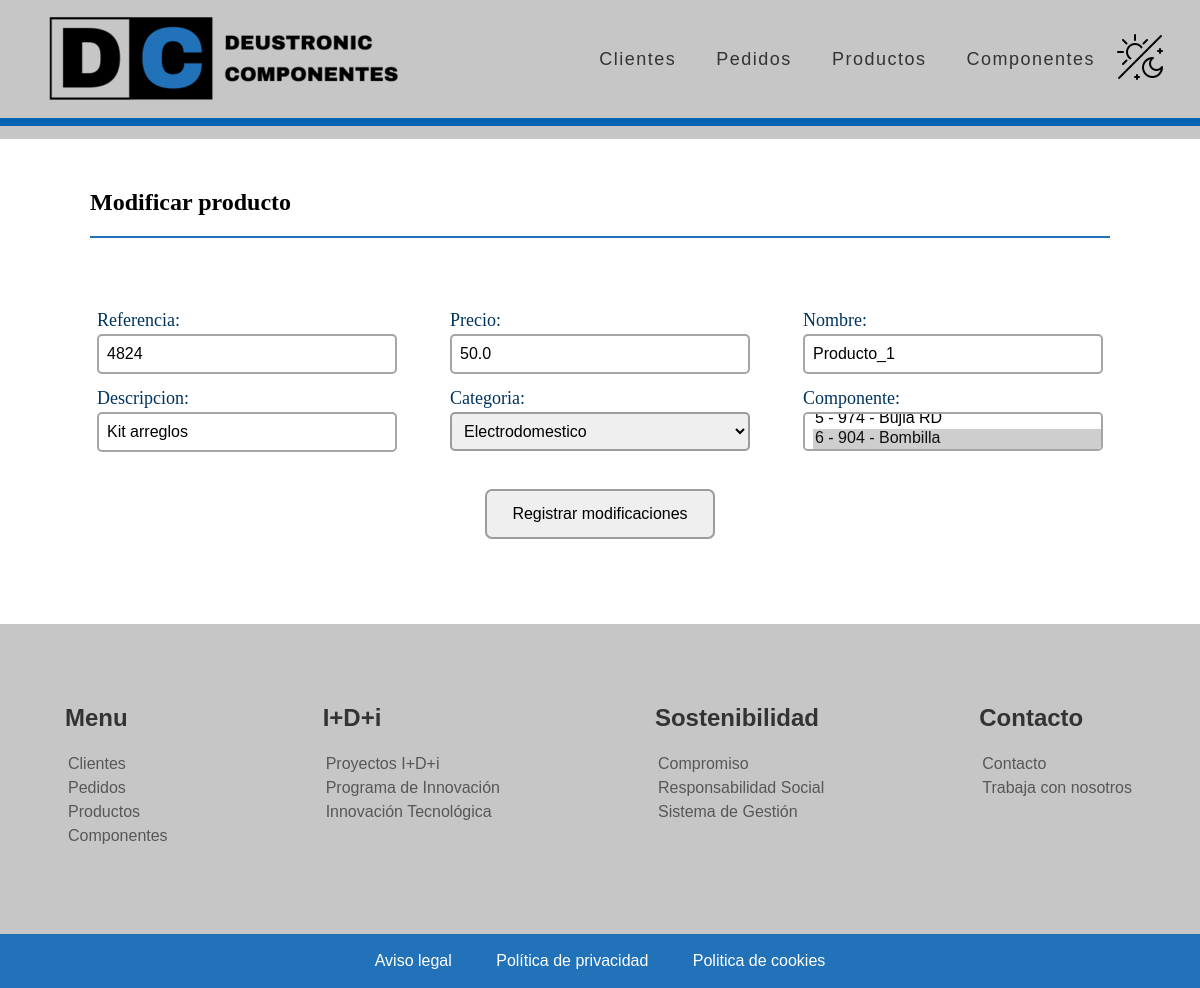
Before: /appGestionPedidos/modificar-producto/2/ with the older database file.
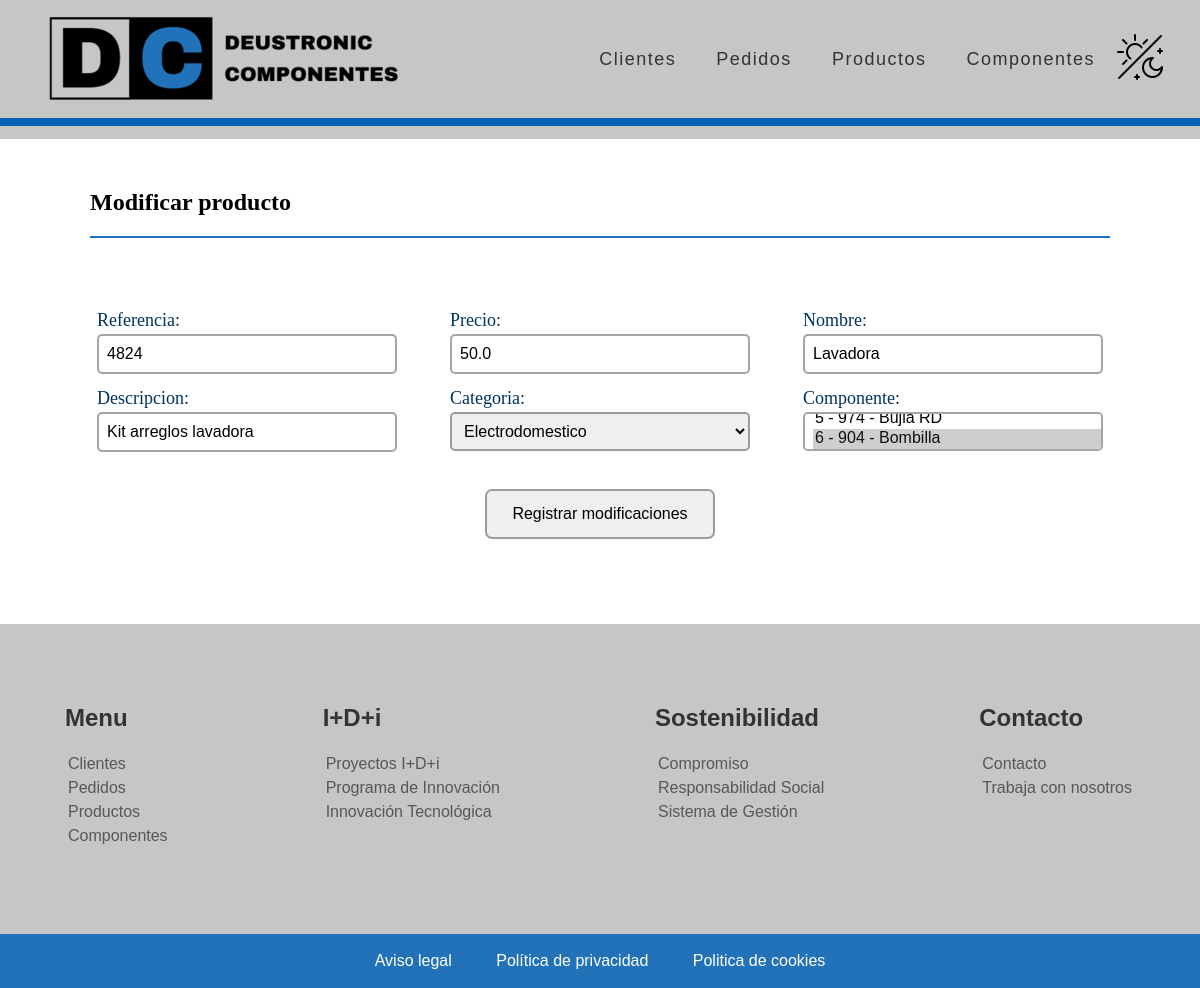
After: the same page with the newer database file.
### appGestionPedidos/models.py (models this page shows, shortened)
class Producto(models.Model):
    referencia = models.IntegerField(unique=True)
    precio = models.FloatField(validators=[MinValueValidator(0.01)])
    nombre = models.CharField(max_length=16)
    descripcion = models.CharField(max_length=60)
    categoria = models.ForeignKey(Categoria, on_delete=models.CASCADE)
    componente = models.ManyToManyField(Componente)

### appGestionPedidos/views.py (the view)
# urls.py: path('modificar-producto/<id>/', producto_modify, name='producto_modify'),
def producto_modify(request, id):
    producto = get_object_or_404(Producto, id=id)
    data = {
            'formulario': ProductoForm(instance=producto)
        }
    if request.method == 'POST':
        formulario = ProductoForm(data=request.POST, instance=producto, files=request.FILES)
        if formulario.is_valid():
            formulario.save()
            return redirect("producto")
        data["formulario"] = formulario
    return render(request, 'appGestionPedidos/producto_modify.html', data)

### appGestionPedidos/forms.py
class ProductoForm(forms.ModelForm):
    class Meta:
        model = Producto
        fields = '__all__'
        widgets = {
            'referencia': forms.TextInput(attrs={'placeholder': 'Ej.: 471793'}),
            'precio': forms.TextInput(attrs={'placeholder': 'Ej.: 549.99'}),
            'nombre': forms.TextInput(attrs={'placeholder': 'Ej.: Travel Mate'}),
            'descripcion': forms.TextInput(attrs={'placeholder': 'Ej.: Ordenador portatil 14" '}),
        }

### appGestionPedidos/models.py (called while the page is built)
    def __str__(self):
       return f"{self.id} - {self.codigoReferencia} - {self.nombreModelo}"

    def __str__(self):
       return f"{self.nombre}"

### appGestionPedidos/templates/appGestionPedidos/producto_modify.html (shortened to what this page needs)
{% extends "base.html" %}
{% load static %}
{% block contenido %}
<div class="main_container">
    <div class="main_c_m_title">
        <h2>Modificar producto</h2>
        <div class="main_line_blue"></div>
    </div>
    <form class="main_form" action="" method="post">
        <div class="main_form_container">
            <div class="main_form_field">
                <label for="{{ formulario.referencia.id_for_label }}">Referencia: </label>
                {{ formulario.referencia }}
            </div>
            <div class="main_form_field">
                <label for="{{ formulario.precio.id_for_label }}">Precio: </label>
                {{ formulario.precio }}
            </div>
            <div class="main_form_field">
                <label for="{{ formulario.nombre.id_for_label }}">Nombre: </label>
                {{ formulario.nombre }}
            </div>
            <div class="main_form_field">
                <label for="{{ formulario.descripcion.id_for_label }}">Descripcion: </label>
                {{ formulario.descripcion }}
            </div>
            <div class="main_form_field">
                <label for="{{ formulario.categoria.id_for_label }}">Categoria: </label>
                {{ formulario.categoria }}
            </div>
            <div class="main_form_field">
                <label for="{{ formulario.componente.id_for_label }}">Componente: </label>
                {{ formulario.componente }}
            </div>
        </div>
        <div class="main_form_button">
            <input type="submit" value="Registrar modificaciones" />
        </div>
    </form>
</div>
{% endblock %}

Changed rows visible on the page:
changed Producto "Electrodomestico": nombre "Producto_1" → "Lavadora"; descripcion "Kit arreglos" → "Kit arreglos lavadora"
